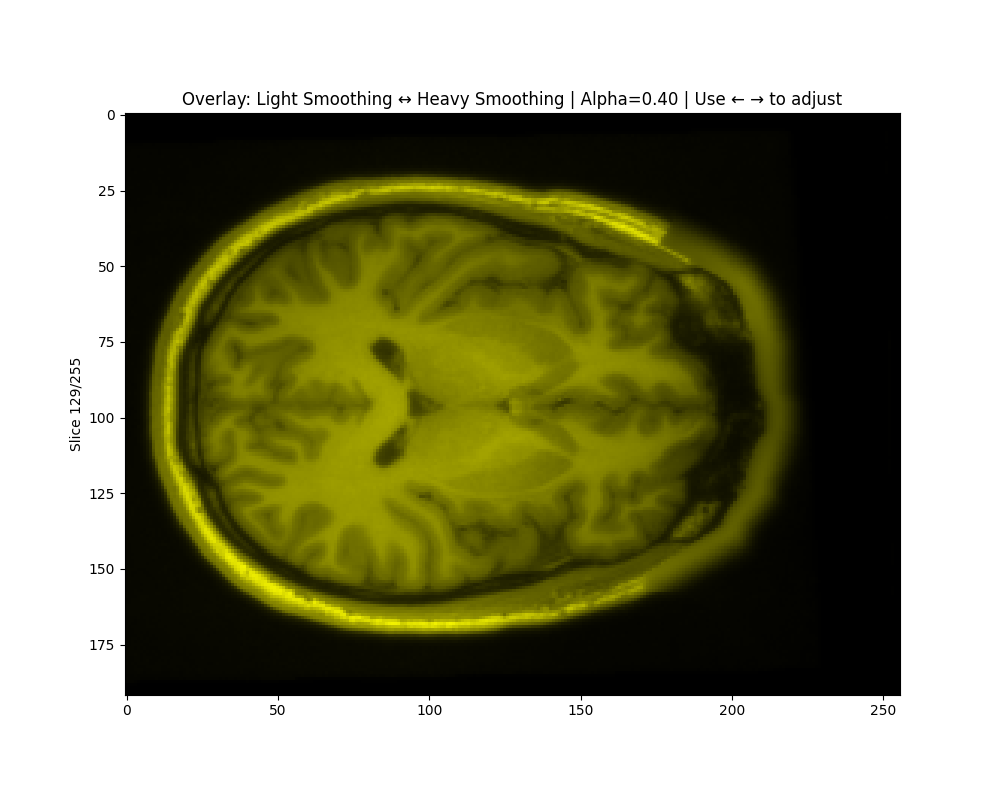
#> input picture Python Projects/MRI_data_pipeline/images/Alpha_Example.png, 1000 x 800 px
$ python -i quality_assessment.py   (imports and definitions only)
#> lines starting #> are read from the running program, lines starting #| are printed output that depends on the picture
"""
Quality assessment metrics for skull stripping evaluation.
"""
import logging
import numpy as np
from scipy import ndimage
from scipy.ndimage import sobel
from typing import Dict, Optional
import warnings
import json
from datetime import datetime

from utils import ImageData

logger = logging.getLogger(__name__)


def calculate_mask_coverage(img_data: ImageData) -> float:
    """
    Calculate percentage of non-zero voxels in the image.

    Args:
        img_data: Skull-stripped image data

    Returns:
        Percentage of brain voxels (0-100)
    """
    total_voxels = np.prod(img_data.shape)
    brain_voxels = np.sum(img_data.data > 0)
    coverage = (brain_voxels / total_voxels) * 100

    logger.info(f"Mask coverage: {coverage:.2f}% ({brain_voxels}/{total_voxels} voxels)")
    return coverage


# [183 lines left out: functions calculate_brain_volume, check_connected_components, calculate_edge_density, calculate_intensity_statistics, calculate_dice_metrics, not called in this run]


def assess_quality(img_data: ImageData,
                   ground_truth_mask: Optional[ImageData] = None) -> Dict[str, any]:
    """
    Comprehensive quality assessment of skull-stripped image.

    Args:
        img_data: Skull-stripped image to assess
        ground_truth_mask: Optional manual/ground truth mask

    Returns:
        Dictionary with all quality metrics and pass/fail flags
    """
    logger.info("Starting quality assessment...")

    results = {}

    # 1. Mask coverage
    coverage = calculate_mask_coverage(img_data)
    results['mask_coverage_percent'] = coverage
    results['coverage_ok'] = 5.0 < coverage < 40.0  # Typical brain is 10-20% of volume

    # 2. Brain volume
    volume = calculate_brain_volume(img_data)
    results['brain_volume_cm3'] = volume
    results['volume_ok'] = 800 < volume < 2000  # Typical adult brain: 1000-1500 cm³

    # 3. Connected components
    components = check_connected_components(img_data)
    results['connected_components'] = components
    results['components_ok'] = components['num_components'] == 1

    # 4. Edge density
    edge_density = calculate_edge_density(img_data)
    results['edge_density'] = edge_density
    # Lower is better - smooth boundary
    results['edge_density_ok'] = edge_density < 50.0

    # 5. Intensity statistics
    intensity_stats = calculate_intensity_statistics(img_data)
    results['intensity_stats'] = intensity_stats
    results['intensity_ok'] = intensity_stats['std'] > 0.01  # Has variation

    # 6. Dice coefficient against ground truth (if provided)
    if ground_truth_mask is not None:
        dice_metrics = calculate_dice_metrics(img_data, ground_truth_mask)
        results['dice_metrics'] = dice_metrics
        results['dice_ok'] = dice_metrics['dice'] > 0.85  # Good segmentation > 0.85

    # Overall pass/fail
    checks = [
        results.get('coverage_ok', False),
        results.get('volume_ok', False),
        results.get('components_ok', False),
        results.get('edge_density_ok', False),
        results.get('intensity_ok', False)

    ]
    if ground_truth_mask is not None:
        checks.append(results.get('dice_ok', False))

    results['passed_checks'] = int(sum(checks))
    results['total_checks'] = int(len(checks))
    results['overall_pass'] = results['passed_checks'] >= (len(checks) - 1)  # Allow 1 failure

    logger.info(f"\nQuality Assessment Summary:")
    logger.info(f"  Passed {results['passed_checks']}/{results['total_checks']} checks")
    logger.info(f"  Overall: {'PASS' if results['overall_pass'] else 'FAIL'}")

    return results


# [180 lines left out: functions format_quality_report_json, save_quality_report_json, print_quality_report, not called in this run]


# [31 lines not run here, left out]

>>> import cv2
>>> picture = cv2.imread('../images/Alpha_Example.png', cv2.IMREAD_GRAYSCALE)
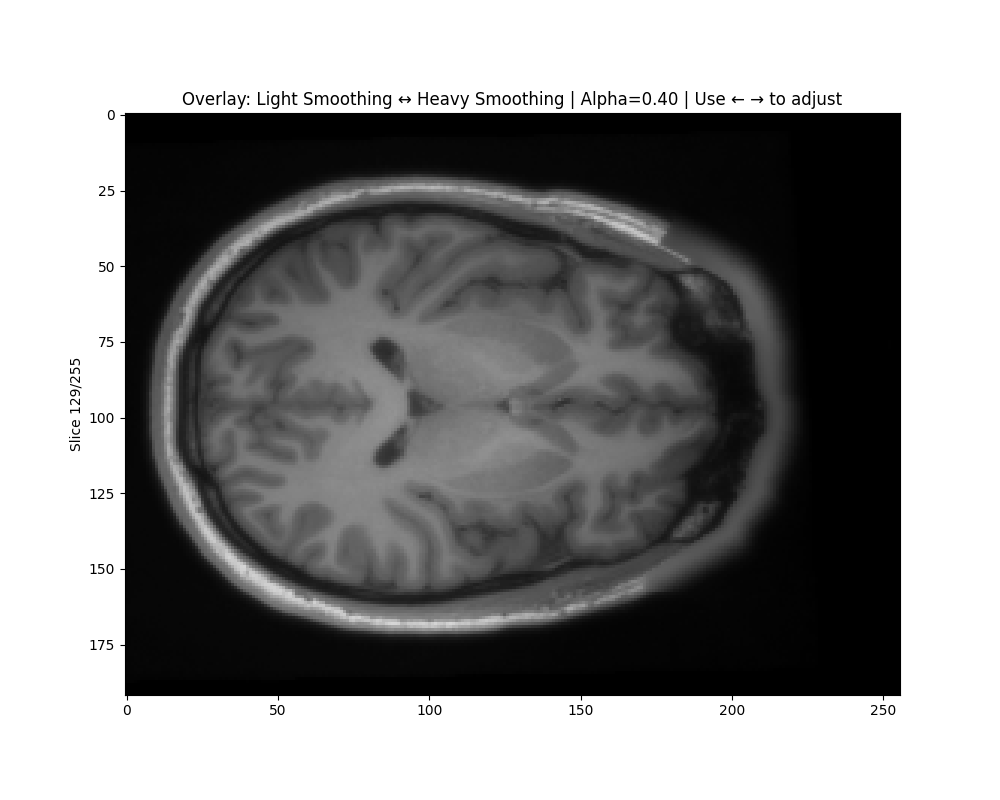
#> picture: shape (800, 1000); min 0, max 255, mean 138.1
>>> result = assess_quality(picture)
#> (the run stopped early here; a loop or call above may not have finished)
